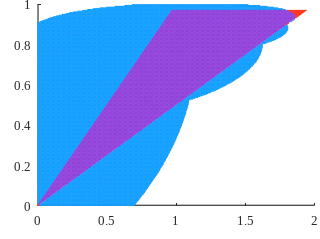

Source code (MATLAB): (Note: this script raises an error after producing the figure.)

clc
clear

x_axis=0:0.004:2;
y_axis=0:0.004:1;

m=size(x_axis,2);
n=size(y_axis,2);

u1=zeros(m*n,1);
u2=zeros(m*n,1);

min_u1=1000;
u2_max_set=0.97;

x1_1=zeros(m*n,1);
x2_1=zeros(m*n,1);

x1_2=zeros(m*n,1);
x2_2=zeros(m*n,1);

x1_3=zeros(m*n,1);
x2_3=zeros(m*n,1);


for i=1:m
    for j=1:n
        u1( (i-1)*n+j )=x_axis(i);
        u2( (i-1)*n+j )=y_axis(j);
    end
end

score=1;

% x=[2.26260901757271,8.12295522781848,-2.04756553103465,-2.33656247899178,0.333661807808694,4.59481376286424,-3.56458114562901,2.15294288697907,4.52696815681804,5.28617614242602,-1.92831829125231,-5.30979889326439,0.845712657787760,6.36305356604045,-1.71505935257175,0.134993230479151]
% x=[1.32398231631048,5.46181572977235,-4.91260300086755,2.36522431699661,1.22602478836516,2.45205022735778,-1.20667630878520,-1.25047489072932,4.56555587387179,1.91484405580935,-5.88351843663001,-2.31658017152014,1.18047521824211,7.63824962039687,-3.40799444808255,-0.279912750138425];

% x=[2.26 8.12 -2.05 -2.34  0.33  4.60 -3.56  2.15  4.53  5.2  -1.93 -5.31  0.85  6.36 -1.72 0.14]
% x=[2.26373166220404,8.12346151509147,-2.04466050690186,-2.31982244037531,0.342770505962535,4.60290820596742,-3.10701246048351,2.14600599139447,4.34637521512715,5.28518267536517,-1.92512023413130,-5.05869871030395,0.875592414098484,6.38624679137324,-1.78914686128763,0.114654592634981]
x=[2.26  8.12  -2.04  -2.32   0.34   4.60  -3.11   2.15   4.35  5.29 -1.93 -5.06  0.88  6.39  -1.79  0.11];


is_valid=true;
max_x1=0;
max_u1=0;
max_u2=0;
h=1000;
  
for i=1:m*n
    P1=[x(1), x(3)*h; 
         x(4)*h, x(2)*h^2];
    P2=[x(5), x(7)*h; 
        x(8)*h, x(6)*h^2];
    P3=[x(9), x(11)*h; 
        x(12)*h, x(10)*h^2];
    P4=[x(13), x(15)*h; 
        x(16)*h, x(14)*h^2];
   
    P1S=(P1+P1')/2; P2S=(P2+P2')/2; P3S=(P3+P3')/2; P4S=(P4+P4')/2;

    M1=[u1(i)-1,h; (u2(i)-1)/h,1];
    
    DV1=-(M1'*P1*M1-P1);
    DV2=-(M1'*P2*M1-P2);
    DV3=-(M1'*P3*M1-P3);
    DV4=-(M1'*P4*M1-P4);
    
    DV1S=(DV1+DV1')/2;  DV2S=(DV2+DV2')/2;  DV3S=(DV3+DV3')/2;  DV4S=(DV4+DV4')/2; 

    if(((DV1S(1,1)>0 && (4*DV1S(1,1)*DV1S(2,2)-(DV1S(1,2)+DV1S(2,1))^2>0) && P1S(1,1)>0 && (4*P1S(1,1)*P1S(2,2)-(P1S(1,2)+P1S(2,1))^2>0))||...
       (DV2S(1,1)>0 && (4*DV2S(1,1)*DV2S(2,2)-(DV2S(1,2)+DV2S(2,1))^2>0) && P2S(1,1)>0 && (4*P2S(1,1)*P2S(2,2)-(P2S(1,2)+P2S(2,1))^2>0))||...
       (DV3S(1,1)>0 && (4*DV3S(1,1)*DV3S(2,2)-(DV3S(1,2)+DV3S(2,1))^2>0) && P3S(1,1)>0 && (4*P3S(1,1)*P3S(2,2)-(P3S(1,2)+P3S(2,1))^2>0))||...
       (DV4S(1,1)>0 && (4*DV4S(1,1)*DV4S(2,2)-(DV4S(1,2)+DV4S(2,1))^2>0) && P4S(1,1)>0 && (4*P4S(1,1)*P4S(2,2)-(P4S(1,2)+P4S(2,1))^2>0))) &&...
       ~((u1(i)>=0 && u1(i)<=2 && u2(i)>=0 && u2(i)<=u2_max_set) && (u2(i)>=u1(i)/2 && u2(i)<=u1(i))))
        x1_1(i)=u1(i); x2_1(i)=u2(i);
    else
        x1_1(i)=0; x2_1(i)=0;
    end       
    
    if (((u1(i)>=0 && u1(i)<2 && u2(i)>=0 && u2(i)<=u2_max_set) && (u2(i)>u1(i)/2 && u2(i)<=u1(i)))&&...
       ((DV1S(1,1)>0 && (4*DV1S(1,1)*DV1S(2,2)-(DV1S(1,2)+DV1S(2,1))^2>0) && P1S(1,1)>0 && (4*P1S(1,1)*P1S(2,2)-(P1S(1,2)+P1S(2,1))^2>0))||...
        (DV2S(1,1)>0 && (4*DV2S(1,1)*DV2S(2,2)-(DV2S(1,2)+DV2S(2,1))^2>0) && P2S(1,1)>0 && (4*P2S(1,1)*P2S(2,2)-(P2S(1,2)+P2S(2,1))^2>0))||...
        (DV3S(1,1)>0 && (4*DV3S(1,1)*DV3S(2,2)-(DV3S(1,2)+DV3S(2,1))^2>0) && P3S(1,1)>0 && (4*P3S(1,1)*P3S(2,2)-(P3S(1,2)+P3S(2,1))^2>0))||...
        (DV4S(1,1)>0 && (4*DV4S(1,1)*DV4S(2,2)-(DV4S(1,2)+DV4S(2,1))^2>0) && P4S(1,1)>0 && (4*P4S(1,1)*P4S(2,2)-(P4S(1,2)+P4S(2,1))^2>0)))&&...
       (u1(i)~=0 && u2(i)~=0))
       x1_2(i)=u1(i); x2_2(i)=u2(i);
    else
       x1_2(i)=0; x2_2(i)=0;
    end

    if (((u1(i)>=0 && u1(i)<2 && u2(i)>=0 && u2(i)<=u2_max_set) && (u2(i)>= u1(i)/2 && u2(i)<=u1(i)))&&...
       ~((DV1S(1,1)>0 && (4*DV1S(1,1)*DV1S(2,2)-(DV1S(1,2)+DV1S(2,1))^2>0) && P1S(1,1)>0 && (4*P1S(1,1)*P1S(2,2)-(P1S(1,2)+P1S(2,1))^2>0))||...
       (DV2S(1,1)>0 && (4*DV2S(1,1)*DV2S(2,2)-(DV2S(1,2)+DV2S(2,1))^2>0) && P2S(1,1)>0 && (4*P2S(1,1)*P2S(2,2)-(P2S(1,2)+P2S(2,1))^2>0))||...
       (DV3S(1,1)>0 && (4*DV3S(1,1)*DV3S(2,2)-(DV3S(1,2)+DV3S(2,1))^2>0) && P3S(1,1)>0 && (4*P3S(1,1)*P3S(2,2)-(P3S(1,2)+P3S(2,1))^2>0))||...
       (DV4S(1,1)>0 && (4*DV4S(1,1)*DV4S(2,2)-(DV4S(1,2)+DV4S(2,1))^2>0) && P4S(1,1)>0 && (4*P4S(1,1)*P4S(2,2)-(P4S(1,2)+P4S(2,1))^2>0))) &&...
       (u1(i)~=0 && u2(i)~=0))
   
        x1_3(i)=u1(i); x2_3(i)=u2(i);
        if (u1(i)<min_u1)
            min_u1=u1(i);
        end 
    else
        x1_3(i)=0; x2_3(i)=0;
    end
    
end


% set(gcf,'position',[600,40,468,350],'PaperPositionMode','auto');
set(gcf,'position',[600,40,321,240],'PaperPositionMode','auto');
set(gcf,'color','w');

figure(1)
set(gca,'Position',[0.118503118503119 0.144444444444444 0.862785862785862 0.838888888888889]);
p1_axis = gca; 
scatter(x1_1,x2_1,0.1,...
                    'LineWidth',0.01,...  
                    'DisplayName','$ \mathcal K $',...
                    'MarkerEdgeColor',[0.0745098039215686 0.623529411764706 1],...
                    'MarkerFaceColor',[0.0745098039215686 0.623529411764706 1] ); 
hold on
scatter(x1_2,x2_2,0.1,...
                    'LineWidth',0.1,...  
                    'DisplayName','$ \mathcal M $',...
                    'MarkerEdgeColor',[0.568627450980392 0.258823529411765 0.858823529411765],...
                    'MarkerFaceColor',[0.568627450980392 0.258823529411765 0.858823529411765] ); 
hold on
scatter(x1_3,x2_3,0.1,...
                    'LineWidth',0.01,...
                    'DisplayName','$ \mathcal K_M $',...
                    'MarkerEdgeColor',[1 0.2 0.1],...
                    'MarkerFaceColor',[1 0.2 0.1] );

set(gca,'Linewidth',0.8,'FontSize',9,'FontName','Times New Roman','FontWeight','light');
xlabel('$ {{\hat{u}}_{1,k}} $','Interpreter','latex');
ylabel('$ {{\hat{u}}_{2,k}} $','Interpreter','latex');


% zone figure
set(groot,'defaultAxesLineStyleOrder','remove','defaultAxesColorOrder','remove');
subp1=axes('Position',[0.529595015576324 0.252380952380953 0.379942487419125 0.280952380952381]);
axes(subp1);            
scatter(x1_1,x2_1,0.1,...
                    'LineWidth',0.01,...  
                    'DisplayName','$ \mathcal K $',...
                    'MarkerEdgeColor',[0.0745098039215686 0.623529411764706 1],...
                    'MarkerFaceColor',[0.0745098039215686 0.623529411764706 1] ); 
hold on
scatter(x1_2,x2_2,0.1,...
                    'LineWidth',0.1,...  
                    'DisplayName','$ \mathcal M $',...
                    'MarkerEdgeColor',[0.568627450980392 0.258823529411765 0.858823529411765],...
                    'MarkerFaceColor',[0.568627450980392 0.258823529411765 0.858823529411765] ); 
hold on
scatter(x1_3,x2_3,0.1,...
                    'LineWidth',0.01,...
                    'DisplayName','$ \mathcal K_M $',...
                    'MarkerEdgeColor',[1 0.2 0.1],...
                    'MarkerFaceColor',[1 0.2 0.1] );
set(subp1,'xlim',[1.6 1.9]);
set(subp1,'Linewidth',0.8,'FontSize',8,'FontName','Times New Roman','FontWeight','light');
line([1.5,1.78],[0.97,0.97],'color','k','linestyle','--','Marker','v');
hold on
line([1.78,1.78],[0.97,0.7],'color','k','linestyle','--','Marker','v'); 
grid on;

annotation(figure(1),'textbox',...
    [0.671258072021073 0.260552451893233 0.000255814708945423 0.000403476101800193],...
    'String',{'1.78'},...
    'FontSize',8,...
    'FontName','Times New Roman',...
    'FitBoxToText','off');

annotation(figure(1),'textbox',...
    [0.44653802487113 0.524441340782122 0.000255814708945534 0.000403476101800249],...
    'String','0.97',...
    'FontSize',8,...
    'FontName','Times New Roman',...
    'FitBoxToText','off');

legend1 = legend(p1_axis,'show');
set(legend1,...
    'Box','on',...
    'Interpreter','latex',...
    'Position',[0.165061020949637 0.6625 0.211612266086015 0.195833333333333]);